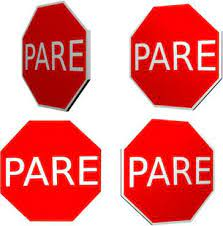
#> input picture findplate/images/image3.jpg, 223 x 226 px, found by its file name
$ python count.py
#> lines starting #> are read from the running program, lines starting #| are printed output that depends on the picture
import cv2
from matplotlib import pyplot as plt
img = cv2.imread("images\image3.jpg")
#> img is the input picture: shape (226, 223, 3); mean B, G, R 125.2, 125.9, 233.1
img_gray = cv2.cvtColor(img, cv2.COLOR_BGR2GRAY)
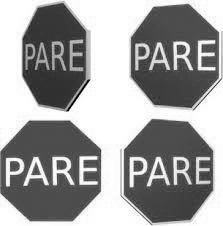
#> img_gray: shape (226, 223); min 0, max 255, mean 157.9
img_rgb = cv2.cvtColor(img, cv2.COLOR_BGR2RGB)

haarplacapare = cv2.CascadeClassifier('haarcascade\haarplacapare.xml')
found = haarplacapare.detectMultiScale(img_gray,  minSize =(2, 22))
#> found = [[117, 12, 87, 87], [13, 12, 87, 87], [111, 121, 96, 96], [23, 124, 95, 95]]
quant = len(found)
#> quant = 4
if quant != 0:
    for (x, y, width, height) in found:
      cv2.rectangle(img_rgb, (x, y),(x + height, y + width),(9, 9, 300), 5)
#> this loop made 4 passes
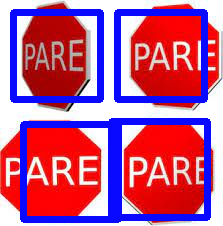
#> img_rgb: shape (226, 223, 3); mean R, G, B 187.4, 95.3, 143.6


plt.imshow(img_rgb)
plt.show()

$ run again, with findplate/images/image1.jpg copied over findplate/images/image3.jpg
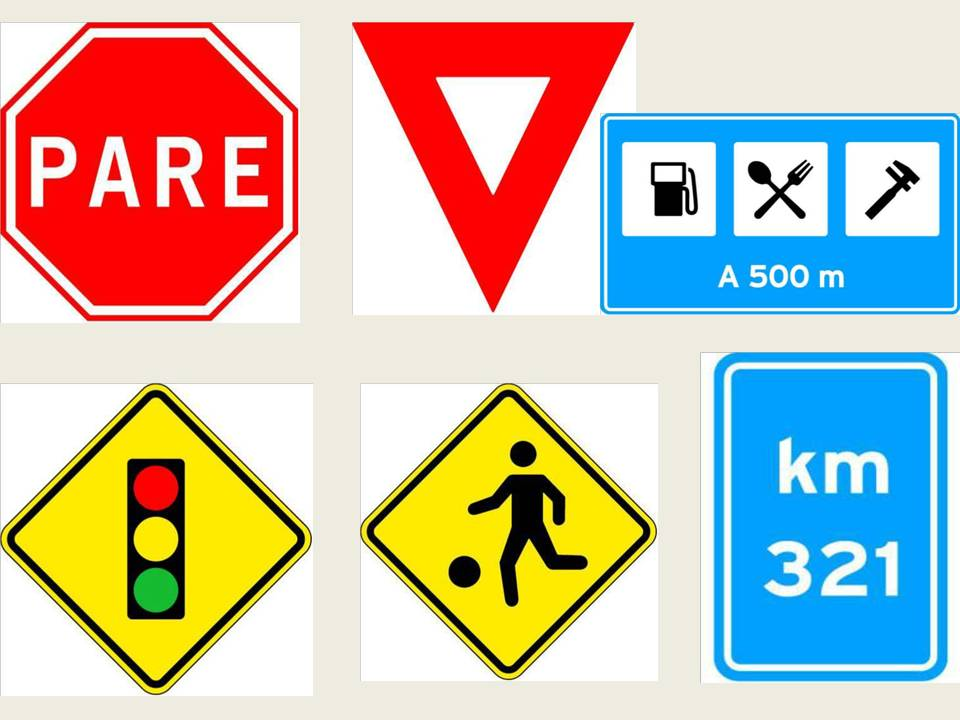
#> input picture findplate/images/image1.jpg, 960 x 720 px, found by its file name
#> img is the input picture: shape (720, 960, 3); mean B, G, R 174.1, 187.8, 199.8
#> `img_gray = cv2.cvtColor(img, cv2.COLOR_BGR2GRAY)`:
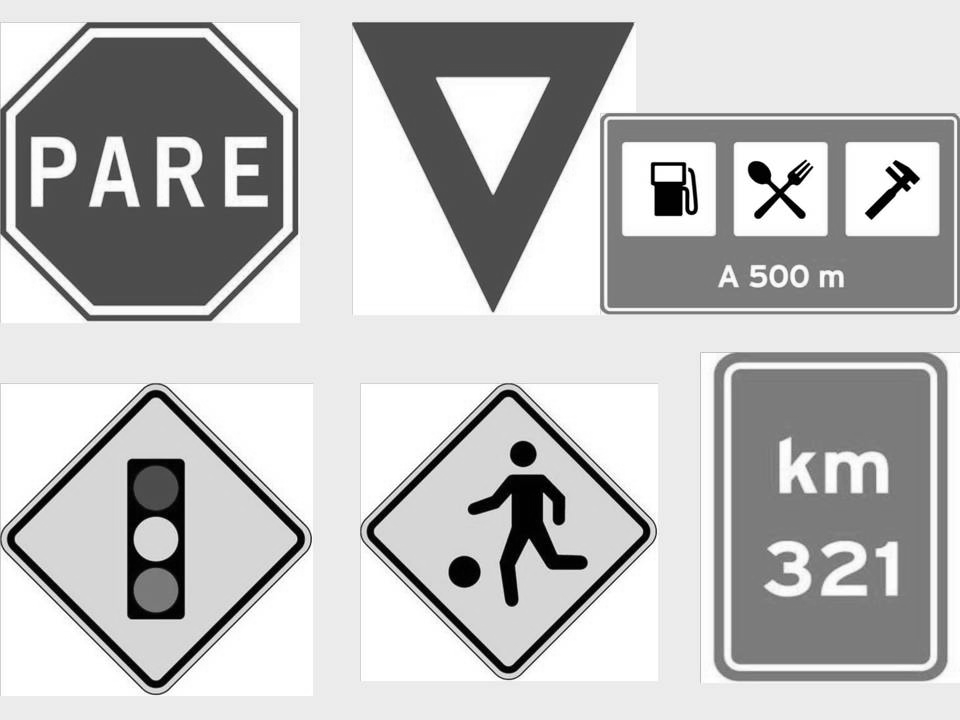
#> img_gray: shape (720, 960); min 0, max 255, mean 189.8
#> found = [[752, 230, 95, 95], [714, 359, 221, 221], [702, 451, 239, 239], [49, 34, 278, 278]]
#> quant = 4
#> the loop `for (x, y, width, height) in found:` made 4 passes
#> after the loop `for (x, y, width, height) in found:`:
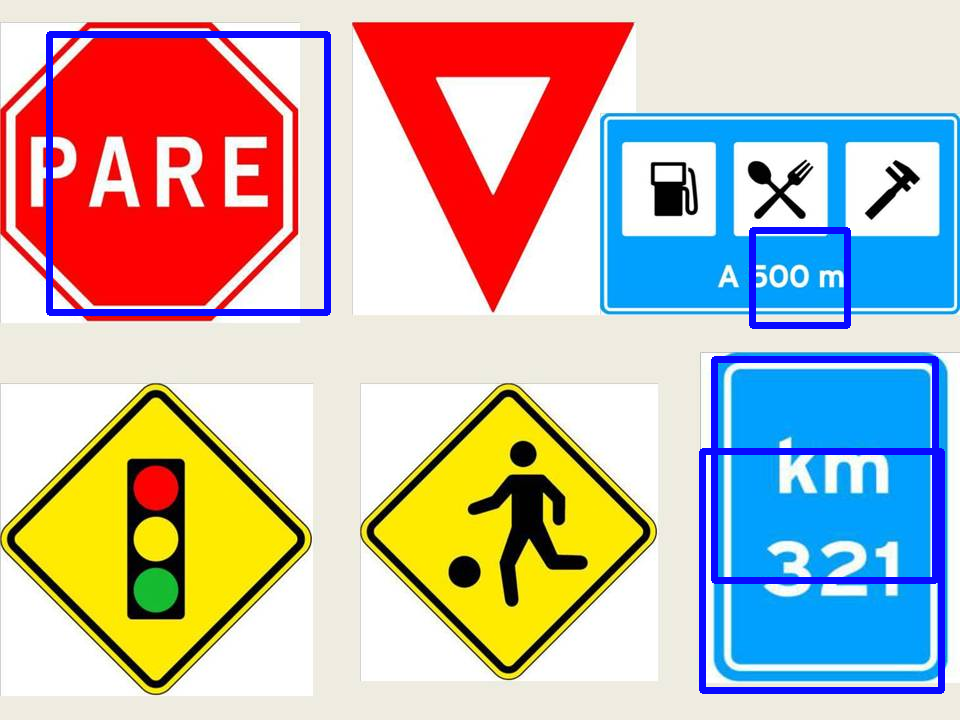
#> img_rgb: shape (720, 960, 3); mean R, G, B 194.5, 181.5, 175.1
